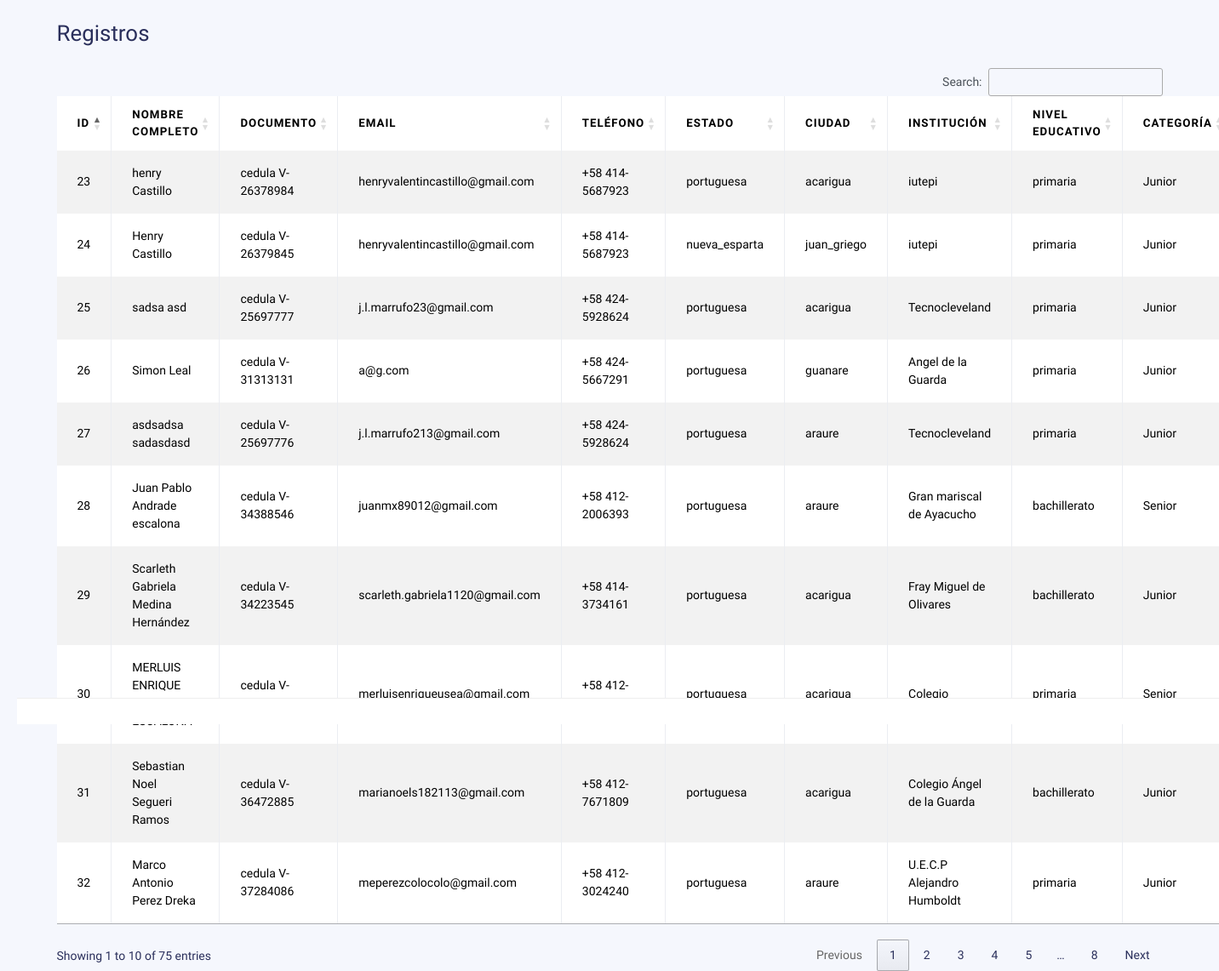
Screenshot of /admin_panel/dashboard1.php (signed in) with the database file from the repository.
### tables this page shows
CREATE TABLE `registrations` (
  `id` int(11) NOT NULL,
  `registration_number` varchar(50) NOT NULL,
  `full_name` varchar(255) NOT NULL,
  `last_name` varchar(100) DEFAULT NULL,
  `document_type` enum('cedula','pasaporte','cedula_escolar') NOT NULL,
  `document_number` varchar(50) NOT NULL,
  `nationality` varchar(1) DEFAULT NULL,
  `birth_date` date NOT NULL,
  `age` int(11) NOT NULL,
  `gender` enum('masculino','femenino') NOT NULL,
  `email` varchar(255) NOT NULL,
  `phone` varchar(20) NOT NULL,
  `address` text NOT NULL,
  `state` varchar(100) NOT NULL,
  `city` varchar(100) NOT NULL,
  `institution` varchar(255) NOT NULL,
  `education_level` enum('primaria','bachillerato','universidad') NOT NULL,
  `grade` varchar(100) DEFAULT NULL,
  `category` enum('Junior','Senior') NOT NULL,
  `microbit_experience` enum('ninguna','basica','intermedia','avanzada') NOT NULL,
  `expectations` text DEFAULT NULL,
  `shirt_size` enum('S','M','L','XL') NOT NULL,
  `document_photo_path` varchar(500) DEFAULT NULL,
  `is_minor` tinyint(1) DEFAULT 0,
  `guardian_name` varchar(255) DEFAULT NULL,
  `guardian_doc_type` varchar(50) DEFAULT NULL,
  `guardian_document` varchar(50) DEFAULT NULL,
  `guardian_email` varchar(255) DEFAULT NULL,
  `guardian_phone` varchar(20) DEFAULT NULL,
  `authorization_doc_path` varchar(500) DEFAULT NULL,
  `payment_method` enum('pago_movil','efectivo') DEFAULT NULL,
  `payment_phone` varchar(20) DEFAULT NULL,
  `payment_bank` varchar(10) DEFAULT NULL,
  `payment_date` date DEFAULT NULL,
  `payment_reference` varchar(4) DEFAULT NULL,
  `payment_proof_path` varchar(500) DEFAULT NULL,
  `payment_amount_bs` decimal(10,2) DEFAULT NULL,
  `bcv_rate` decimal(10,2) DEFAULT NULL,
  `payment_verified` tinyint(4) NOT NULL DEFAULT 0,
  `image_rights_accepted` tinyint(1) DEFAULT 1,
  `data_verified` tinyint(1) DEFAULT 1,
  `verified_by` varchar(255) DEFAULT NULL,
  `status` tinyint(4) NOT NULL DEFAULT 1,
  `created_at` timestamp NULL DEFAULT current_timestamp(),
  `updated_at` timestamp NULL DEFAULT current_timestamp() ON UPDATE current_timestamp()
);

### admin_panel/dashboard1.php (the view, shortened to what this page needs)
<?php
require_once 'database.php';
$stmt = $pdo->query("SELECT * FROM registrations");
$registrations = $stmt->fetchAll(PDO::FETCH_ASSOC);
?>
<!DOCTYPE html>
<html lang="es">
<head>
<link href="https://cdn.jsdelivr.net/npm/bootstrap@5.3.2/dist/css/bootstrap.min.css" rel="stylesheet">
<link href="https://cdn.datatables.net/1.13.6/css/jquery.dataTables.min.css" rel="stylesheet">
<link href="https://cdn.datatables.net/buttons/2.4.1/css/buttons.dataTables.min.css" rel="stylesheet">
<link href="css/style.css" rel="stylesheet">
</head>
<body>
<?php include 'header.php'; ?>
<div class="container">
    <h2 class="mb-4">Registros</h2>
    <table id="registrationsTable" class="table table-striped table-bordered">
        <thead>
            <tr>
                <th>ID</th>
                <th>Nombre Completo</th>
                <th>Documento</th>
                <th>Email</th>
                <th>Teléfono</th>
                <th>Estado</th>
                <th>Ciudad</th>
                <th>Institución</th>
                <th>Nivel Educativo</th>
                <th>Categoría</th>
            </tr>
        </thead>
        <tbody>
            <?php foreach ($registrations as $r): ?>
                <tr>
                    <td><?= $r['id'] ?></td>
                    <td><?= htmlspecialchars($r['full_name'] . ' ' . $r['last_name']) ?></td>
                    <td><?= htmlspecialchars($r['document_type'].' '.$r['document_number']) ?></td>
                    <td><?= htmlspecialchars($r['email']) ?></td>
                    <td><?= htmlspecialchars($r['phone']) ?></td>
                    <td><?= htmlspecialchars($r['state']) ?></td>
                    <td><?= htmlspecialchars($r['city']) ?></td>
                    <td><?= htmlspecialchars($r['institution']) ?></td>
                    <td><?= htmlspecialchars($r['education_level']) ?></td>
                    <td><?= htmlspecialchars($r['category']) ?></td>
                </tr>
            <?php endforeach; ?>
        </tbody>
    </table>
</div>
<?php include 'footer.php'; ?>
</body>
</html>

### admin_panel/css/style.css (style rules this page uses)
body { font-family: 'Segoe UI', Tahoma, Geneva, Verdana, sans-serif; background: linear-gradient(135deg, #667eea 0%, #764ba2 100%); min-height: 100vh; padding: 20px; }
.table th, .table td { vertical-align: middle; }

### rows the page displays
registrations: id "23", full_name+last_name "henry Castillo", document_type+document_number "cedula V-26378984", email "henryvalentincastillo@gmail.com", phone "+58 414-5687923", state "portuguesa", city "acarigua", institution "iutepi", education_level "primaria", category "Junior"
registrations: id "24", full_name+last_name "Henry Castillo", document_type+document_number "cedula V-26379845", email "henryvalentincastillo@gmail.com", phone "+58 414-5687923", state "nueva_esparta", city "juan_griego", institution "iutepi", education_level "primaria", category "Junior"
registrations: id "25", full_name+last_name "sadsa asd", document_type+document_number "cedula V-25697777", email "j.l.marrufo23@gmail.com", phone "+58 424-5928624", state "portuguesa", city "acarigua", institution "Tecnocleveland", education_level "primaria", category "Junior"
registrations: id "26", full_name+last_name "Simon Leal", document_type+document_number "cedula V-31313131", email "a@g.com", phone "+58 424-5667291", state "portuguesa", city "guanare", institution "Angel de la Guarda", education_level "primaria", category "Junior"
registrations: id "27", full_name+last_name "asdsadsa sadasdasd", document_type+document_number "cedula V-25697776", email "j.l.marrufo213@gmail.com", phone "+58 424-5928624", state "portuguesa", city "araure", institution "Tecnocleveland", education_level "primaria", category "Junior"
registrations: id "28", full_name+last_name "Juan Pablo Andrade escalona", document_type+document_number "cedula V-34388546", email "juanmx89012@gmail.com", phone "+58 412-2006393", state "portuguesa", city "araure", institution "Gran mariscal de Ayacucho", education_level "bachillerato", category "Senior"
registrations: id "29", full_name+last_name "Scarleth Gabriela Medina Hernández", document_type+document_number "cedula V-34223545", email "scarleth.gabriela1120@gmail.com", phone "+58 414-3734161", state "portuguesa", city "acarigua", institution "Fray Miguel de Olivares", education_level "bachillerato", category "Junior"
registrations: id "30", full_name+last_name "MERLUIS ENRIQUE…", document_type+document_number "cedula…", email "merluisenriqueusea@gmail.com", phone "+58…", state "portuguesa", city "acarigua", institution "Colegio", education_level "primaria", category "Senior"
registrations: id "31", full_name+last_name "Sebastian Noel Segueri Ramos", document_type+document_number "cedula V-36472885", email "marianoels182113@gmail.com", phone "+58 412-7671809", state "portuguesa", city "acarigua", institution "Colegio Ángel de la Guarda", education_level "bachillerato", category "Junior"
registrations: id "32", full_name+last_name "Marco Antonio Perez Dreka", document_type+document_number "cedula V-37284086", email "meperezcolocolo@gmail.com", phone "+58 412-3024240", state "portuguesa", city "araure", institution "U.E.C.P Alejandro Humboldt", education_level "primaria", category "Junior"
